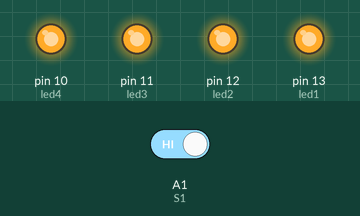
A sketch run on a simulated Arduino Uno, built with avr-gcc and run on an emulated ATmega328P. On the bench: output pins drawn as LEDs (lit = HIGH). The test bench sets the inputs (shaded band); at power-on: A1 (S1) HIGH.

Above: at 1.2 s.
1.3 s: A1 (S1) driven LOW
At 1.4 s:
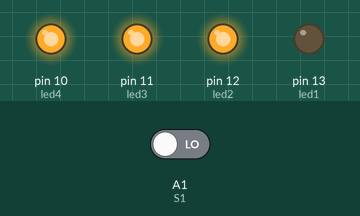
At 2.7 s:
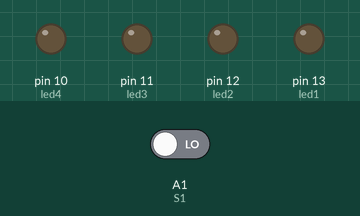
3.4 s: A1 (S1) driven HIGH
At 3.8 s:
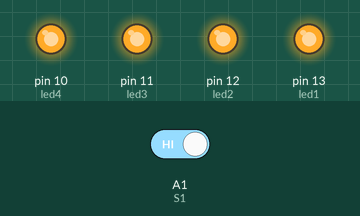
Timing chart, 0 to 6.4 s (numbered marks = the images above; inputs shaded):
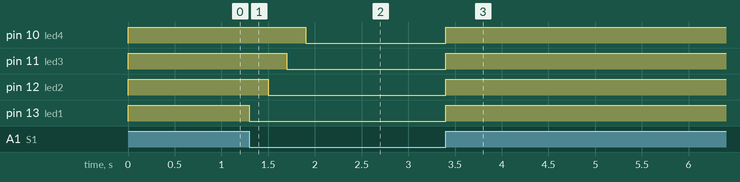

The sketch:

lab2_zad3.ino
```cpp
//Napisać program, który po wciśnięciu przycisku co 200ms zacznie zapalać diody. Jeśli
//przycisk zostanie przyciśnięty na czas mniejszy niż 200ms powinna palić się jedna dioda. Jeśli
//czas będzie większy od 200ms, ale mniejszy od 400ms zapalone mają być dwie diody itd.
//Wykorzystać EXTI i przerwania timera.


#include <TimerOne.h>
#include <PinChangeInterruptSettings.h>
#include <PinChangeInterruptPins.h>
#include <PinChangeInterruptBoards.h>
#include <PinChangeInterrupt.h>

int led1 = 13;
int led2 = 12;
int led3 = 11;
int led4 = 10;

int S1 = A1;

int C1 = 0;

void setup()
{
	pinMode(led1, OUTPUT);
	pinMode(led2, OUTPUT);
	pinMode(led3, OUTPUT);
	pinMode(led4, OUTPUT);

	Timer1.initialize(100000);
	Timer1.attachInterrupt(sprawdzenie);

	digitalWrite(led1, HIGH);
	digitalWrite(led2, HIGH);
	digitalWrite(led3, HIGH);
	digitalWrite(led4, HIGH);

}


void sprawdzenie()
{
	if (digitalRead(S1) == LOW)
	{
		C1++;
		if (C1 < 2)
		{
			digitalWrite(led1, LOW);
		}
		if (C1 > 2 && C1 < 4)
		{
			digitalWrite(led1, LOW);
			digitalWrite(led2, LOW);
		}
		if (C1 > 4 && C1 < 6)
		{
			digitalWrite(led1, LOW);
			digitalWrite(led2, LOW);
			digitalWrite(led3, LOW);
		}
		if (C1 > 6 && C1 < 8)
		{
			digitalWrite(led1, LOW);
			digitalWrite(led2, LOW);
			digitalWrite(led3, LOW);
			digitalWrite(led4, LOW);
		}
	}
	else
	{
		C1 = 0;
		digitalWrite(led1, HIGH);
		digitalWrite(led2, HIGH);
		digitalWrite(led3, HIGH);
		digitalWrite(led4, HIGH);
	}
}


void loop()
{

}
```

Measured:
- after the input at 1.3 s, pin 10 (led4): HIGH → LOW after 0.60 s; pin 11 (led3): HIGH → LOW after 0.40 s; pin 12 (led2): HIGH → LOW after 0.20 s; pin 13 (led1): HIGH → LOW at once
- after the input at 3.4 s, pin 10 (led4), pin 11 (led3), pin 12 (led2), pin 13 (led1): LOW → HIGH at once
